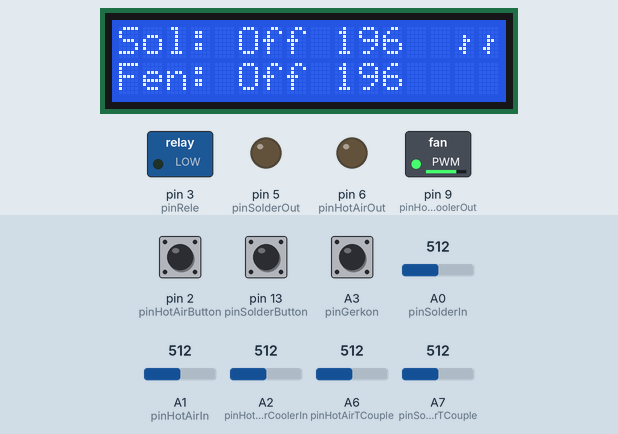
Recording of a sketch running on a simulated Arduino Nano, built with avr-gcc and run on an emulated ATmega328P. Parts: 16×2 character LCD, switched loads named in the sketch (green lamp = pin HIGH), output pins drawn as LEDs (lit = HIGH). Dashed ring = blinking. Inputs (shaded band) come from the test bench; at power-on: A6 (pinHotAirTCouple) = 512, pin 2 (pinHotAirButton) LOW, A7 (pinSolderTCouple) = 512, pin 13 (pinSolderButton) LOW, A0 (pinSolderIn) = 512, A1 (pinHotAirIn) = 512, A2 (pinHotAirCoolerIn) = 512, A3 (pinGerkon) HIGH.

Above: at 1.3 s.
1.4 s: A6 (pinHotAirTCouple) set to 737
At 1.72 s:
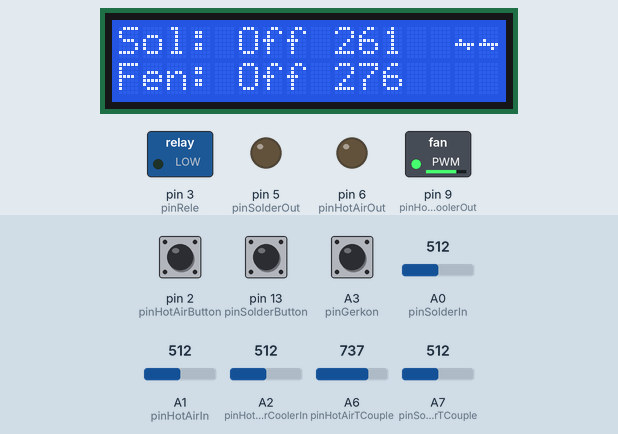
3.1 s: A6 (pinHotAirTCouple) set to 767
At 3.41 s:
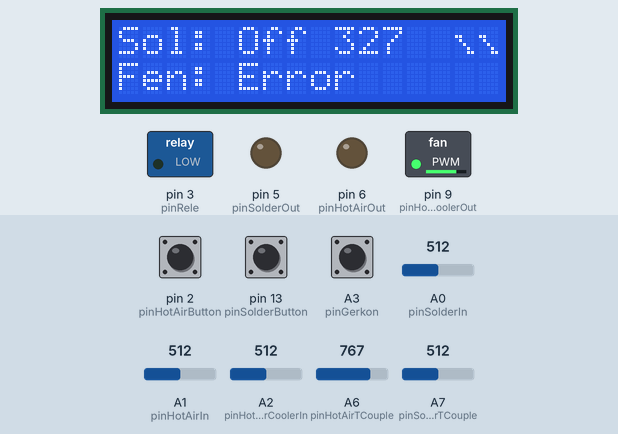
5.1 s: A6 (pinHotAirTCouple) set to 86
At 5.6 s:
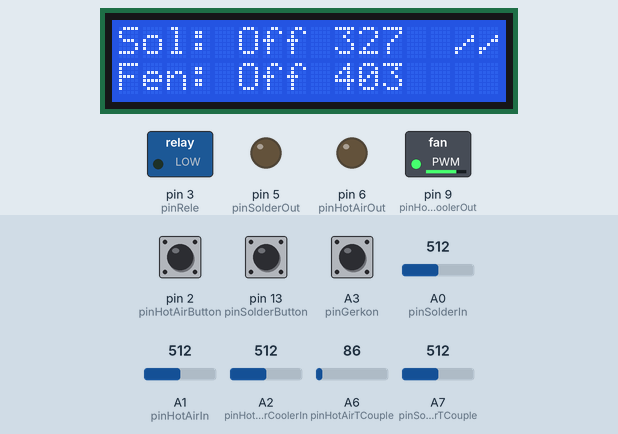
6.7 s: A6 (pinHotAirTCouple) set to 73
At 8.8 s:
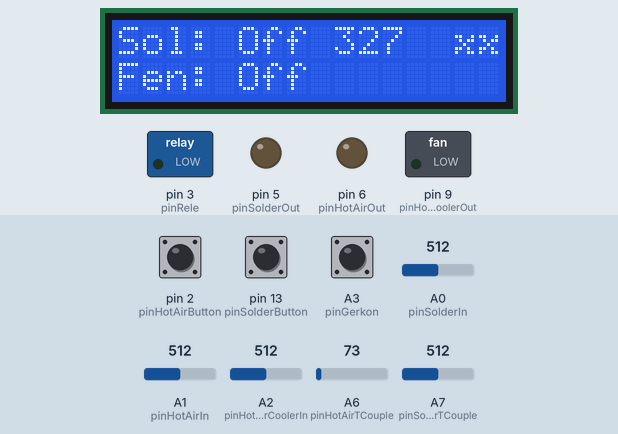
9.1 s: pin 2 (pinHotAirButton) pulled HIGH for 1 s
At 9.39 s:
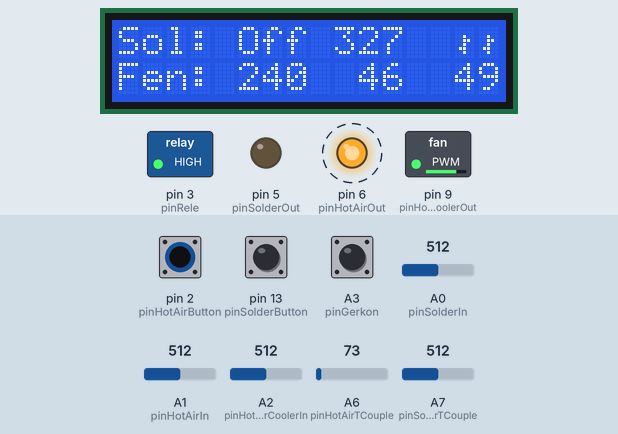
11.6 s: A7 (pinSolderTCouple) set to 739
At 12.0 s:
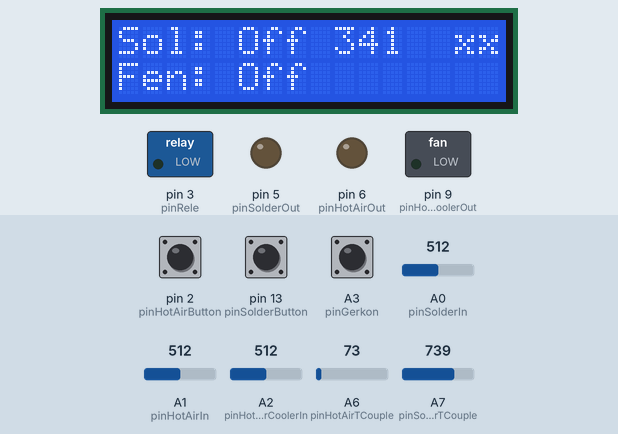
13.4 s: A7 (pinSolderTCouple) set to 766
Timing chart, 0 to 16.0 s (numbered marks = the images above; inputs shaded):
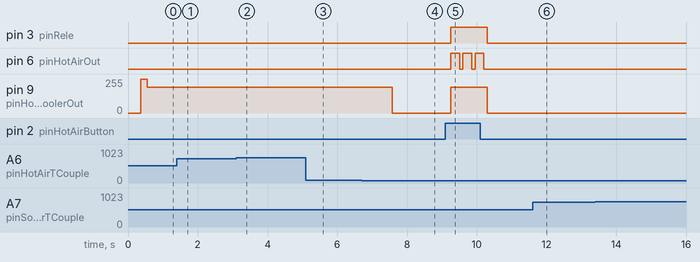

The sketch:

soldering_station.ino
```cpp
#define Gerkon 1 // 1 вкл. геркон 0 выкл
#include <Wire.h>
#include <LiquidCrystal_I2C.h>

//LiquidCrystal_I2C lcd(0x3F, 16, 2); //Адрес экрана
LiquidCrystal_I2C lcd(0x27, 16, 2);

int pinSolderOut = 5;  // Выход для паяльника
int pinSolderIn = A0;  // Потенциометр паяльника
int pinSolderTCouple = A7;  // Термопара паяльника
int pinSolderButton = 13;  // Кнопка вкл. и выкл. паяльника

int pinHotAirOut = 6;  // Выход для фена
int pinHotAirIn = A1;  // Потенциометр фена
int pinHotAirTCouple = A6;  // Термопара фена
int pinHotAirCoolerOut = 9;  // Выход для вентилятора фена ( PWM )
int pinHotAirCoolerIn = A2;  // Потенциометр вентилятора фена
int pinHotAirButton = 2;  // Кнопка вкл.и выкл. фена
int pinGerkon = A3; // Геркон фена 28ая нога
int pinRele = 3; //На управление реле(13я нога меги)
int work_fen = 0; //правление феном
int SolderInAverage[10] = {0,0,0,0,0,0,0,0,0,0};
int HotAirInAverage[10] = {0,0,0,0,0,0,0,0,0,0};
int SolderTCoupleAverage[10] = {0,0,0,0,0,0,0,0,0,0};
int HotAirTCoupleAverage[10] = {0,0,0,0,0,0,0,0,0,0};
int count_aver=10; //Количество значений для среднего
int Cooler = 1;
int Cooler_ON = 2;

byte f0[8] = { 0b00000, 0b00000, 0b11001, 0b01011, 0b00100, 0b11010, 0b10011, 0b00000 }; //вентилятор
byte f1[8] = { 0b00000, 0b00000, 0b11000, 0b01000, 0b00100, 0b00010, 0b00011, 0b00000 };
byte f2[8] = { 0b00000, 0b00000, 0b00100, 0b00110, 0b00100, 0b01100, 0b00100, 0b00000 };
byte f3[8] = { 0b00000, 0b00000, 0b00001, 0b00011, 0b00100, 0b11000, 0b10000, 0b00000 };
byte f4[8] = { 0b00000, 0b00000, 0b00000, 0b01000, 0b11111, 0b00010, 0b00000, 0b00000 };
byte fy[8] = { 0b10001, 0b10001, 0b11001, 0b10101, 0b10101, 0b10101, 0b11001, 0b00000 }; //ы
byte fd[8] = { 0b00001, 0b00010, 0b00100, 0b01111, 0b00010, 0b00100, 0b01000, 0b10000 }; // молния

void setup()
{
  TCCR1B = TCCR1B & 0b11111000 | 0x02; //кулер фена 24v. Частота ШИМ 11 и 3
  pinMode(pinSolderOut, OUTPUT);
  pinMode(pinSolderButton, INPUT);
  pinMode(pinHotAirOut, OUTPUT);
  pinMode(pinHotAirButton, INPUT);
  pinMode(pinGerkon, INPUT);
  pinMode(pinRele, OUTPUT);

  lcd.begin(16, 2);
  lcd.init();
  lcd.backlight();
  lcd.createChar(0, f0);
  lcd.createChar(1, f1);
  lcd.createChar(2, f2);
  lcd.createChar(3, f3);
  lcd.createChar(4, f4);
  lcd.createChar(5, fd);
  lcd.createChar(6, fy);
}

void loop()
{

  if (Gerkon == 1) //проверка геркона
  {
    digitalRead(pinGerkon);
  }
  else {
    pinGerkon = HIGH; //откл геркон
  }

  // Преобразовываем значения
  int setSolderTemp = map(analogRead(pinSolderIn), 0, 1023, 0, 480);             //регулировка паяльника
  int solderTCouple = map(analogRead(pinSolderTCouple), 0, 750, 0, 480);         //показания
  int setHotAirTemp = map(analogRead(pinHotAirIn), 0, 1023, 0, 480);             //регулировка фена
  int hotAirTCouple = map(analogRead(pinHotAirTCouple), 0, 750, 0, 480);         //показания
  int setHotAirCooler = map(analogRead(pinHotAirCoolerIn), 0, 1023, 130, 255);
  int displayHotAirCooler = map(analogRead(pinHotAirCoolerIn), 0, 1023, 0, 99);

  // Защита, если не работает термопара
  if (solderTCouple > 481) {
    setSolderTemp = 0;
  }
  if (hotAirTCouple > 481) {
    setHotAirTemp = 0;
  }

// расчет десяти последних средних показателей дя сглаживания показателей
// если разница в показанияъ меньше 10
// определение вращение потенциометра
  for (int i=0; i < count_aver-1; i++){
    if (abs(SolderInAverage[i]-setSolderTemp) >10) {SolderInAverage[i]=setSolderTemp;}
        else {SolderInAverage[i] = SolderInAverage[i+1];}
    if (abs(HotAirInAverage[i]-setHotAirTemp) >10) {HotAirInAverage[i]=setHotAirTemp;}
        else {HotAirInAverage[i] = HotAirInAverage[i+1];}
    SolderTCoupleAverage[i] = SolderTCoupleAverage[i+1];
    HotAirTCoupleAverage[i] = HotAirTCoupleAverage[i+1];
    }

  SolderInAverage[count_aver-1] = setSolderTemp;
  HotAirInAverage[count_aver-1] = setHotAirTemp;
  SolderTCoupleAverage[count_aver-1] = solderTCouple;
  HotAirTCoupleAverage[count_aver-1] = hotAirTCouple;

  int SolderInWork = 0;
  int HotAirInWork = 0;
  int SolderTCoupleWork = 0;
  int HotAirTCoupleWork = 0;

  for (int i=0; i < count_aver; i++){
    SolderInWork = SolderInWork + SolderInAverage[i];
    HotAirInWork = HotAirInWork + HotAirInAverage[i];
    SolderTCoupleWork = SolderTCoupleWork + SolderTCoupleAverage[i];
    HotAirTCoupleWork = HotAirTCoupleWork + HotAirTCoupleAverage[i];
   }
    SolderInWork = SolderInWork / count_aver;
    HotAirInWork = HotAirInWork / count_aver;
    SolderTCoupleWork = SolderTCoupleWork / count_aver;
    HotAirTCoupleWork = HotAirTCoupleWork / count_aver;

  // Поддержка установленной температуры паяльника (средние показатели)
  if (SolderInWork >= solderTCouple && digitalRead(pinSolderButton) == HIGH)
  {
    digitalWrite(pinSolderOut, HIGH);
  }
  else {
    digitalWrite(pinSolderOut, LOW);
  }

  //Защита от пробоя симистора/замыкания термопары (замыкаем реле)
  if (digitalRead(pinHotAirButton) == HIGH && setHotAirTemp + 100 > pinHotAirTCouple && pinHotAirTCouple < 480) {
    digitalWrite(pinRele, HIGH);
  }
  else {
    digitalWrite(pinRele, LOW);
  }

  //проверить Фен выключен или на подставке 0, в работе 1
  if (digitalRead(pinHotAirButton) == LOW || digitalRead(pinGerkon) == LOW) {
   work_fen = 0;
   }
   else {
   work_fen = 1;
   }

  //Установка оборотов вентилятора фена с изображением вентилятора (средние показатели)
  if (HotAirTCoupleWork <= 50 && work_fen==0) {  //При температуре < 50 отключить
    analogWrite(pinHotAirCoolerOut, 0);
    Cooler_ON=0;
  } else
    if (HotAirTCoupleWork > 75 || work_fen ==1) { //При температуре от 75 или включеном фене
    analogWrite(pinHotAirCoolerOut, setHotAirCooler);
    if (HotAirTCoupleWork < 481) {
       Cooler_ON=1;
      } else {   //Если фен не подключен, вывести молнию
       Cooler_ON=2;
       lcd.setCursor(14, 1);
       lcd.print(char(5));
       lcd.print(char(5));
      }
    } else
  if (HotAirTCoupleWork >60  && work_fen==0) { //При температуре от 50, подождать до 60 и продуть на максимуме
    analogWrite(pinHotAirCoolerOut, 255);
    Cooler_ON=1;
  }

  //Вывод изображения кулера
  lcd.setCursor(14, 0);
  if (Cooler_ON == 0) {
    lcd.print(char(0));
    lcd.print(char(0));
  } else if (Cooler_ON == 1) {
       lcd.print(char(Cooler));
       lcd.print(char(Cooler));
       Cooler++; if (Cooler == 5) {Cooler=1;}
   } else {
       lcd.print("  ");
   }


  // Поддержка установленной температуры фена (реальные показатели)
  if (setHotAirTemp >= hotAirTCouple && work_fen == 1)
  {
    digitalWrite(pinHotAirOut, HIGH);
    delay(setHotAirTemp-hotAirTCouple+60);  //Изменяемое время включение термопары
    digitalWrite(pinHotAirOut, LOW);
  }
  else {
    digitalWrite(pinHotAirOut, LOW);
    delay(90);
  }


//Расположение значений на экране
//0123456789012345
//Sol: 300 200  **
//Fen: 300  60  99

  // Данные паяльника на дисплей
  lcd.setCursor(0, 0);
  lcd.print("Sol: ");
  if (solderTCouple > 500) {
      lcd.print("Not found"); //Паяльник не подключен в разъем.
  } else
  if (solderTCouple > 480) {
      lcd.print("Error   "); //Паяльник перегрет.
  } else
  if (digitalRead(pinSolderButton) == HIGH) { //Паяльник подключен в разъем и включен.
      lcd.print(myprint(SolderInWork));
      lcd.print(" ");
      lcd.print(myprint(SolderTCoupleWork));
      lcd.print("  ");
    } else {            //Паяльник подключен в разъем и выключен.
      lcd.print("Off ");
      if (SolderTCoupleWork > 50) {
        lcd.print(myprint(SolderTCoupleWork));
        lcd.print("  ");
      } else {
       lcd.print("    ");
      }
    }

  // Данные фена на дисплей
  lcd.setCursor(0, 1);
  lcd.print("Fen: ");
  if (hotAirTCouple > 500) {
      lcd.print("Not found  "); //Фен не подключен в разъем.
   } else
  if (hotAirTCouple > 480) {
      lcd.print("Error      "); //Фен перегрет
   } else
  if (digitalRead(pinHotAirButton) == HIGH) { //Фен подключен в разъем, и включен
      lcd.print(myprint(HotAirInWork));
      lcd.print(" ");
      lcd.print(myprint(HotAirTCoupleWork));
      lcd.print("  ");
      lcd.setCursor(14, 1);
      if (displayHotAirCooler<10) {lcd.print("0");}
      lcd.print(displayHotAirCooler);
      if (digitalRead(pinGerkon) == LOW ) //геркон замкнут, мигаем уст. температурой (ловим по земле)
      {
        delay(150);
        lcd.setCursor(5, 1);
        lcd.print("    ");
       }
    } else { //Фен подключен в разъем, и выключен
      lcd.print("Off ");
      lcd.setCursor(9, 1);
      if (HotAirTCoupleWork > 50) {  //Вывод температуры фена >50
        lcd.print(myprint(HotAirTCoupleWork));
      } else {
        lcd.print("    ");
      }
      lcd.print("     ");
    }

  delay(60);
}

//Функция вывода форматированного значения
String myprint(int arg){
 String result;
  result = String(arg);
  if (arg<10) {result=String(" "+result);}
  if (arg<100) {result=String(" "+result);}
 return result;
}
```

Measured:
- the behaviour switches between 751 and 752 on A6 (pinHotAirTCouple) (found by bisection; images 1 and 2)
- the behaviour switches between 80 and 79 on A6 (pinHotAirTCouple) (found by bisection; images 3 and 4)
- after the input at 3.1 s, the display: first differs from a run without the input after 0.16 s (image 2 shows a later state)
- after the input at 5.1 s, the display: first differs from a run without the input after 0.07 s (image 3 shows a later state)
- after the input at 6.7 s, pin 9 (pinHotAirCoolerOut): 192/255 → 0/255 after 0.88 s
- after the input at 9.1 s, pin 3 (pinRele): LOW → HIGH after 0.15 s, → LOW 1.0 s later; pin 6 (pinHotAirOut): alternates HIGH for 0.25 s and LOW for 0.09 s, 6 changes in all, then stays LOW, starting after 0.15 s
- after the input at 11.6 s, the display: changes after 0.31 s (image 6)
